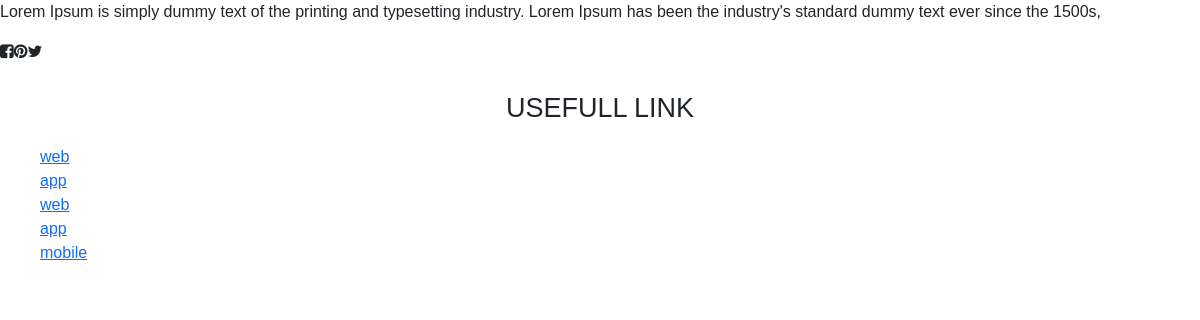
Page /defau on the committed database.
### proj/models.py (models this page shows)
class Default(models.Model):
   Cdesc=models.CharField(max_length=300)
   Ulinkhead1=models.CharField(max_length=30)
   Ulinkhead2=models.CharField(max_length=30)
   Ulinkhead3=models.CharField(max_length=30)
   Ulinkhead4=models.CharField(max_length=30)
   Ulinkhead5=models.CharField(max_length=30)
   Ulink1=models.CharField(max_length=2048)
   Ulink2=models.CharField(max_length=2048)
   Ulink3=models.CharField(max_length=2048)
   Ulink4=models.CharField(max_length=2048)
   Ulink5=models.CharField(max_length=2048)

### proj/views.py (the view)
# urls.py: path('defau',views.defau),
def defau(req):
  defrec=Default.objects.filter(id=1)
  return render(req,'default.html',{'defrec':defrec})

### proj/templates/default.html (shortened to what this page needs)
{% load static %} {% block header %}
<!DOCTYPE html>
<html lang="en">
<head>
    <link rel="stylesheet" href="https://cdn.jsdelivr.net/npm/bootstrap@5.2.0/dist/css/bootstrap.min.css">
    <link rel="stylesheet" href="{% static 'css/style.css' %}">
    <link rel="stylesheet" href="https://cdnjs.cloudflare.com/ajax/libs/font-awesome/4.7.0/css/font-awesome.min.css">
</head>
<body>
     {% endblock %} {% block container %} {% endblock %} {% block footer %}
                 {% for y in defrec %}
                <p>{{y.Cdesc}}</p>
                <p><i class="fa fa-facebook-square" aria-hidden="true"></i><i class="fa fa-pinterest" aria-hidden="true"></i><i class="fa fa-twitter" aria-hidden="true"></i></p>
            <div class="p-2 foot foote1">
                <p class="foothead">USEFULL LINK</p>
                <p>
                    <ul>
                        <li><a href="{{y.Ulink1}}">{{y.Ulinkhead1}}</a></li>
                        <li><a href="{{y.Ulink2}}">{{y.Ulinkhead2}}</a></li>
                        <li><a href="{{y.Ulink3}}">{{y.Ulinkhead3}}</a></li>
                        <li><a href="{{y.Ulink4}}">{{y.Ulinkhead4}}</a></li>
                        <li><a href="{{y.Ulink5}}">{{y.Ulinkhead5}}</a></li>
                    </ul>
                </p>
            </div>
            {% endfor %}
</body>
</html>
{% endblock %}

### proj/static/css/style.css (style rules this page uses)
html { width: 100%; height: 100%; margin: 0; padding: 0; overflow-x: hidden; }
* { padding: 0; margin: 0; text-decoration: none; list-style: none; box-sizing: border-box; transition: all 0.2s; font-family: Arial, Helvetica, sans-serif; }
.foothead { text-align: center; font-size: 27px; }

### rows in the picture
Default: Cdesc "Lorem Ipsum is simply dummy text of the printing and typesetting industry. Lorem Ipsum has been the industry's standard dummy text ever since the 1500s,", Ulinkhead1 "web", Ulinkhead2 "app", Ulinkhead3 "web", Ulinkhead4 "app", Ulinkhead5 "mobile"
